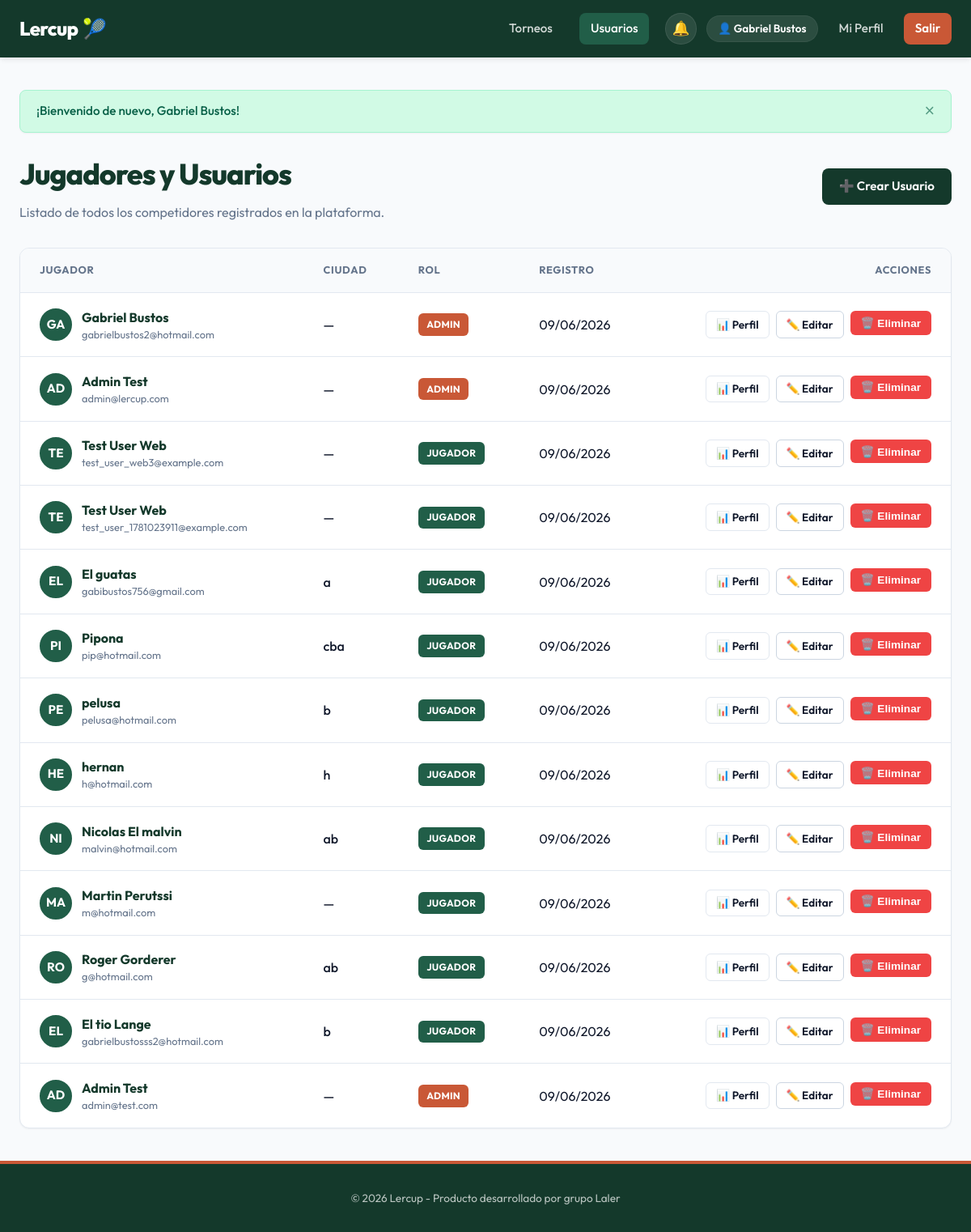
Page /users (signed in) on the earlier database version.
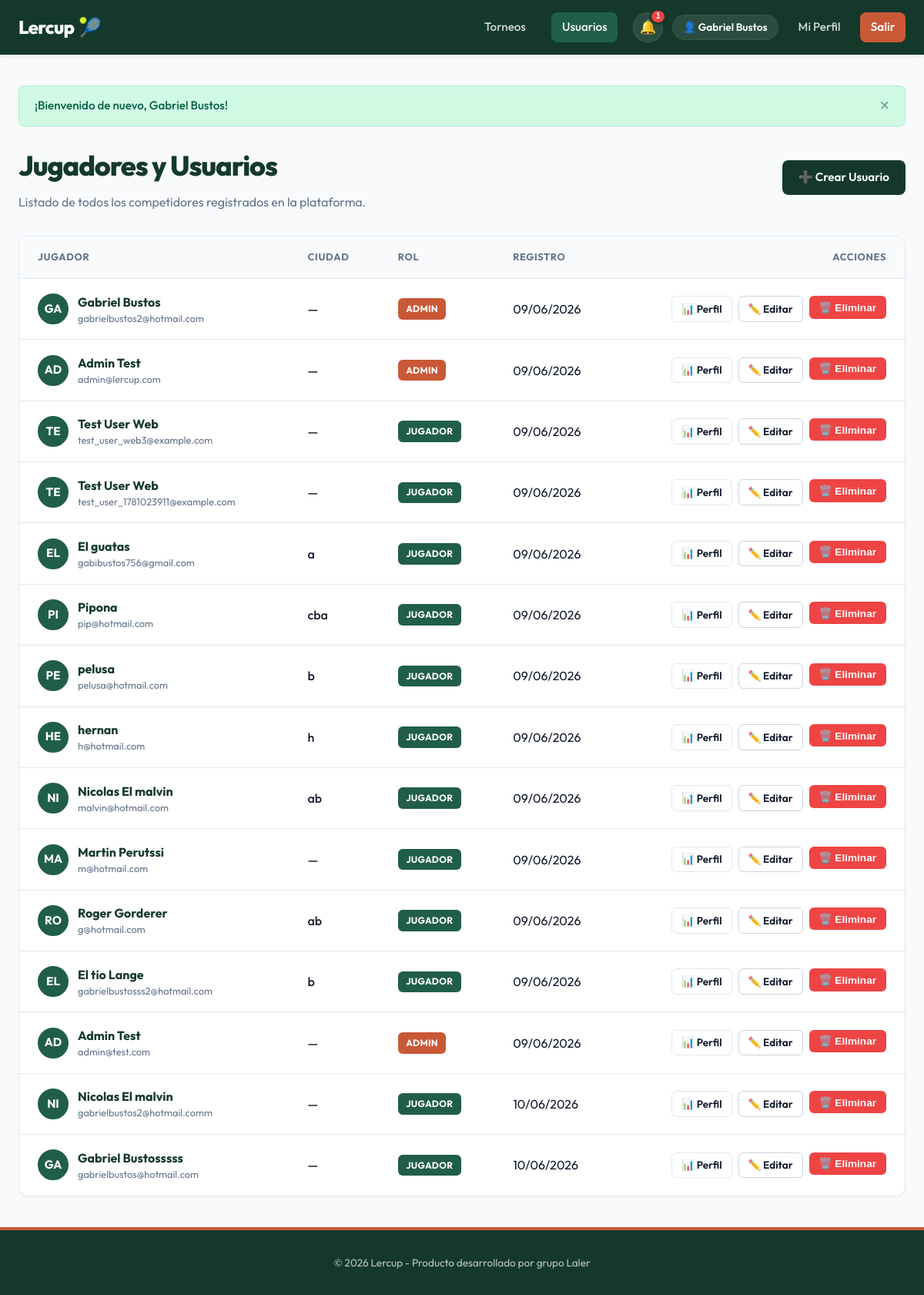
Same page on the later database version.
### app/models/user.py (models this page shows)
class User(SQLModel, table=True):
    id: Optional[int] = Field(default=None, primary_key=True)
    email: str = Field(index=True, unique=True, nullable=False)
    hashed_password: str = Field(nullable=False)
    full_name: str = Field(nullable=False)
    city: Optional[str] = Field(default=None)
    phone_number: Optional[str] = Field(default=None)
    avatar_url: Optional[str] = Field(default=None)
    is_admin: bool = Field(default=False)
    role: str = Field(default="player") # player, tournament_admin, admin
    created_at: datetime = Field(default_factory=datetime.utcnow)
    profiles: List["PlayerProfile"] = Relationship(
        back_populates="user",
        sa_relationship_kwargs={"cascade": "all, delete-orphan"}
    )
    registrations: List["TournamentRegistration"] = Relationship(
        back_populates="user",
        sa_relationship_kwargs={"cascade": "all, delete-orphan"}
    )
    created_tournaments: List["Tournament"] = Relationship(
        back_populates="creator"
    )

### app/routes/web/users.py (the view)
@router.get("")
def list_users(
    request: Request,
    db: Session = Depends(get_session),
    current_user: User = Depends(get_current_user_or_redirect)
):
    users = UserService.get_all_users(db)
    return render_template(request, db, "users/list.html", {
        "users": users,
        "active_page": "users"
    })

### app/templates/users/list.html (shortened to what this page needs)
{% extends "base.html" %}
{% block content %}
<div style="display: flex; justify-content: space-between; align-items: center; margin-bottom: 2rem; flex-wrap: wrap; gap: 1rem;">
    <div>
        <h1>Jugadores y Usuarios</h1>
        <p style="color: var(--text-muted);">Listado de todos los competidores registrados en la plataforma.</p>
    </div>
    {% if current_user and current_user.is_admin %}
        <a href="/users/create" class="btn btn-primary">➕ Crear Usuario</a>
    {% endif %}
</div>
{% if users %}
    <div class="table-responsive">
        <table>
            <thead>
                <tr>
                    <th>Jugador</th>
                    <th>Ciudad</th>
                    <th>Rol</th>
                    <th>Registro</th>
                    <th style="text-align: right;">Acciones</th>
                </tr>
            </thead>
            <tbody>
                {% for u in users %}
                    <tr>
                        <td>
                            <div style="display: flex; align-items: center; gap: 0.75rem;">
                                {% if u.avatar_url %}
                                    <img src="{{ u.avatar_url }}" alt="Avatar" style="width: 2.5rem; height: 2.5rem; border-radius: 50%; object-fit: cover; border: 2px solid var(--primary-light);">
                                {% else %}
                                    <div style="width: 2.5rem; height: 2.5rem; border-radius: 50%; background-color: var(--primary-light); color: white; display: flex; align-items: center; justify-content: center; font-weight: 700; font-size: 0.95rem; text-transform: uppercase; border: 2px solid var(--primary-light);">
                                        {{ u.full_name[:2] }}
                                    </div>
                                {% endif %}
                                <div>
                                    <div style="font-weight: 700; color: var(--primary-color);">{{ u.full_name }}</div>
                                    <div style="font-size: 0.8rem; color: var(--text-muted);">{{ u.email }}</div>
                                </div>
                            </div>
                        </td>
                        <td>
                            <span style="font-weight: 500;">{{ u.city or '—' }}</span>
                        </td>
                        <td>
                            {% if u.role == 'admin' or u.is_admin %}
                                <span class="badge" style="background-color: var(--accent-color); color: white;">Admin</span>
                            {% elif u.role == 'tournament_admin' %}
                                <span class="badge" style="background-color: var(--primary-color); color: white;">Organizador</span>
                            {% else %}
                                <span class="badge" style="background-color: var(--primary-light); color: white;">Jugador</span>
                            {% endif %}
                        </td>
                        <td>{{ u.created_at.strftime('%d/%m/%Y') }}</td>
                        <td style="text-align: right;">
                            <div style="display: flex; justify-content: flex-end; gap: 0.5rem;">
                                <a href="/users/profile/{{ u.id }}" class="btn btn-outline btn-sm">📊 Perfil</a>
                                {% if current_user and current_user.is_admin %}
                                    <a href="/users/edit/{{ u.id }}" class="btn btn-outline btn-sm" style="border-color: #cbd5e1;">✏️ Editar</a>
                                    <form action="/users/delete/{{ u.id }}" method="post" style="display: inline; margin: 0;">
                                        <button type="submit" class="btn btn-danger btn-sm btn-delete-confirm" data-confirm-message="¿Estás seguro de que deseas eliminar al usuario {{ u.full_name }}? Esto puede causar inconsistencia en los partidos jugados.">🗑️ Eliminar</button>
                                    </form>
                                {% endif %}
                            </div>
                        </td>
                    </tr>
                {% endfor %}
            </tbody>
        </table>
    </div>
{% else %}
    <div class="card" style="text-align: center; padding: 4rem 2rem; color: var(--text-muted);">
        <p style="font-size: 2.5rem; margin-bottom: 1rem;">👥</p>
        <h2>No hay usuarios</h2>
        <p>Aún no hay usuarios registrados en el sistema.</p>
    </div>
{% endif %}
{% endblock %}

### app/templates/base.html (shortened to what this page needs)
<!DOCTYPE html>
<html lang="es">
<head>
    <link rel="stylesheet" href="/static/css/app.css">
</head>
<body>
    <header>
        <div class="navbar">
            <a href="/" class="nav-brand">
                Lercup<span>🎾</span>
            </a>
            <nav>
                <ul class="nav-menu">
                    <li><a href="/tournaments" class="nav-link {% if active_page == 'tournaments' %}active{% endif %}">Torneos</a></li>
                    <li><a href="/users" class="nav-link {% if active_page == 'users' %}active{% endif %}">Usuarios</a></li>
                    {% if current_user %}
                        <li class="nav-actions-group">
                            <div class="notification-menu">
                                <button type="button" class="notification-bell" aria-label="Notificaciones{% if unread_notification_count > 0 %} ({{ unread_notification_count }} sin leer){% endif %}" aria-expanded="false">
                                    <span class="notification-bell-icon" aria-hidden="true">🔔</span>
                                    {% if unread_notification_count > 0 %}
                                        <span class="notification-badge" aria-hidden="true">{{ unread_notification_count }}</span>
                                    {% endif %}
                                </button>
                            </div>
                            <div class="user-menu">
                                <span class="user-badge">👤 {{ current_user.full_name }}</span>
                                <a href="/users/profile/{{ current_user.id }}" class="nav-link {% if active_page == 'profile' %}active{% endif %}">Mi Perfil</a>
                                <a href="/auth/logout" class="nav-link nav-btn">Salir</a>
                            </div>
                        </li>
                    {% else %}
                        <li><a href="/auth/login" class="nav-link">Iniciar Sesión</a></li>
                        <li><a href="/auth/register" class="nav-link nav-btn">Registrarse</a></li>
                    {% endif %}
                </ul>
            </nav>
        </div>
    </header>
    <main>
        {% if messages %}
            <div class="alerts-container">
                {% for msg in messages %}
                    <div class="alert alert-{{ msg.type }}">
                        <span>{{ msg.text }}</span>
                        <button class="close-btn">&times;</button>
                    </div>
                {% endfor %}
            </div>
        {% endif %}
        {% block content %}
        {% endblock %}
    </main>
    <footer>
        <p>&copy; 2026 Lercup - Producto desarrollado por grupo Laler</p>
    </footer>
</body>
</html>

Differences in the rows shown:
added User: full_name "NI", full_name "Nicolas El malvin", email "gabrielbustos2@hotmail.comm", city "—", role "JUGADOR", created_at "10/06/2026"
added User: full_name "GA", full_name "Gabriel Bustosssss", email "gabrielbustos@hotmail.com", city "—", role "JUGADOR", created_at "10/06/2026"
Other differences:
{{ unread_notification_count }}: (not shown) → "1"
